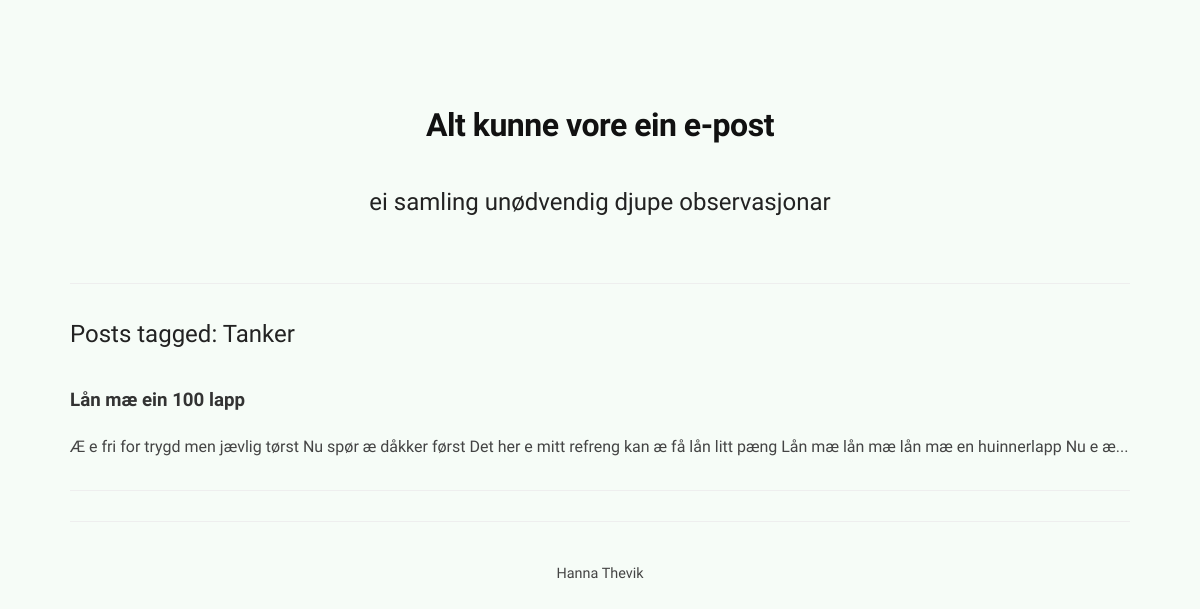
Screenshot of /tag/Tanker with the database file from the repository.
### tables this page shows
CREATE TABLE posts (
    id INTEGER PRIMARY KEY AUTOINCREMENT,
    title TEXT NOT NULL,
    body TEXT NOT NULL,
    tags TEXT,
    image TEXT,
    created TIMESTAMP DEFAULT CURRENT_TIMESTAMP
);

### app.py (the view)
@app.route("/tag/<tag>")
def tag(tag):
    posts = db.get_posts()
    filtered = [p for p in posts if tag in (p["tags"] or "")]
    return render_template("tag.html", posts=filtered, tag=tag)

### db.py (called while the page is built)
def get_db():
    conn = sqlite3.connect(DATABASE)
    conn.row_factory = sqlite3.Row
    return conn

def get_posts():
    conn = get_db()
    posts = conn.execute("""
    SELECT
        posts.*,
        COUNT(comments.id) AS comment_count
    FROM posts
    LEFT JOIN comments
    ON posts.id = comments.post_id
    GROUP BY posts.id
    ORDER BY posts.created DESC
""").fetchall()
    conn.close()
    return posts

### templates/tag.html
{% extends "base.html" %}
{% block content %}
<h2>Posts tagged: {{ tag }}</h2>
{% for post in posts %}
<h3>
<a href="{{ url_for('post', post_id=post.id) }}">
{{ post.title }}
</a>
</h3>
<p>{{ post.body[:150] }}...</p>
<hr>
{% endfor %}
{% endblock %}

### static/style.css (style rules this page uses)
body { font-family: "Bricolage Grotesque", sans-serif; background-color: #f6fcf7; margin: 0; color: #333; padding: 3rem; font-size: 16px; line-height: 1.7; }
p { color: #444; line-height: 1.7; margin-bottom: 16px; }
h2 { margin-top: 40px; font-weight: 400; }
h2, h3 { color: #222; margin-top: 30px; margin-bottom: 10px; }
a { color: #333; text-decoration: none; }
hr { border: none; border-top: 1px solid #eee; margin: 30px 0; }
* { box-sizing: border-box; }

### rows the page displays
posts: tags "Tanker", title "Lån mæ ein 100 lapp", body "Æ e fri for trygd men jævlig tørst Nu spør æ dåkker først Det her e mitt refreng kan æ få lån litt pæng Lån mæ lån mæ lån mæ en huinnerlapp Nu e æ"
